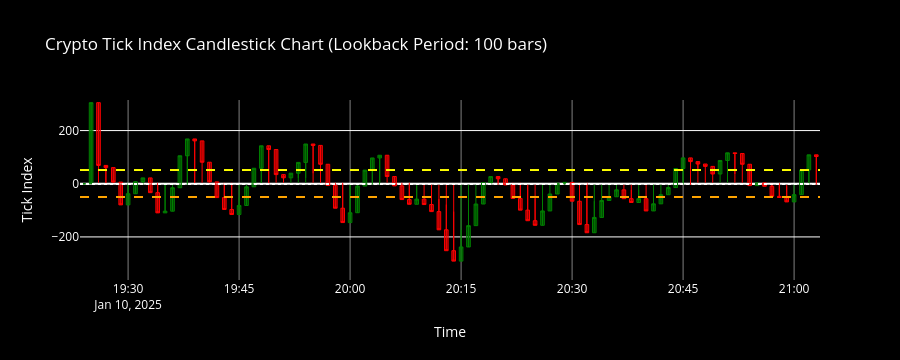

Notebook code for this chart:
### Code cell
# Initialize the exchange
exchange = ccxt.binance()

# Load markets to ensure symbols are available
exchange.load_markets()

# Customizable lookback period
LOOKBACK_PERIOD = 100  # Adjust this value to set the lookback period

# Retry helper function
def retry_with_backoff(func, max_retries=5, initial_delay=1, *args, **kwargs):
    retries = 0
    delay = initial_delay
    while retries < max_retries:
        try:
            return func(*args, **kwargs)
        except (ccxt.NetworkError, ccxt.ExchangeError, ConnectionError) as e:
            print(f"Error: {e}. Retrying in {delay} seconds...")
            time.sleep(delay)
            retries += 1
            delay *= 2  # Exponential backoff
    raise Exception("Max retries exceeded")

# Function to fetch USDT-paired cryptocurrencies (all spot pairs)
def fetch_all_usdt_pairs():
    return retry_with_backoff(
        lambda: [symbol for symbol in exchange.fetch_tickers() if symbol.endswith('/USDT')]
    )

# Function to fetch OHLCV data with a customizable lookback period
def fetch_ohlcv(symbol, timeframe='1m', limit=LOOKBACK_PERIOD):
    return retry_with_backoff(
        lambda: exchange.fetch_ohlcv(symbol, timeframe=timeframe, limit=limit)
    )

# Function to calculate tick direction (1 for up, -1 for down, 0 for no change)
def calculate_tick(df):
    df['tick'] = np.sign(df['close'].diff()).fillna(0)
    return df

# Create the figure widget
fig = make_subplots(rows=1, cols=1)

# Function to update the chart
def update_chart():
    try:
        # Fetch all USDT-paired cryptos
        crypto_symbols = fetch_all_usdt_pairs()

        # Fetch OHLCV data for all symbols
        data = {}
        for symbol in crypto_symbols:
            ohlcv = fetch_ohlcv(symbol)
            df = pd.DataFrame(ohlcv, columns=['timestamp', 'open', 'high', 'low', 'close', 'volume'])
            df['timestamp'] = pd.to_datetime(df['timestamp'], unit='ms')
            data[symbol] = df

        # Apply the tick calculation to all dataframes
        for symbol, df in data.items():
            data[symbol] = calculate_tick(df)

        # Create the combined DataFrame in one step
        tick_data = {'timestamp': data[crypto_symbols[0]]['timestamp']}
        for symbol, df in data.items():
            tick_data[symbol] = df['tick']

        # Convert dictionary to DataFrame
        tick_df = pd.DataFrame(tick_data)

        # Calculate the tick index (sum of ticks)
        tick_df['tick_index'] = tick_df[crypto_symbols].sum(axis=1)

        # Apply smoothing to the tick index
        smoothing_window = 4  # Adjust the window size as needed
        tick_df['smoothed_tick_index'] = tick_df['tick_index'].rolling(window=smoothing_window).mean().fillna(tick_df['tick_index'])

        # Calculate the high and low values within each interval
        tick_df['open'] = tick_df['smoothed_tick_index'].shift(1).fillna(tick_df['smoothed_tick_index'][0])
        tick_df['close'] = tick_df['smoothed_tick_index']
        high_low_window = 4  # Adjust the window size as needed
        tick_df['high'] = tick_df['smoothed_tick_index'].rolling(window=high_low_window).max().fillna(tick_df['smoothed_tick_index'])
        tick_df['low'] = tick_df['smoothed_tick_index'].rolling(window=high_low_window).min().fillna(tick_df['smoothed_tick_index'])

        # Implement limits for extreme values
        extreme_limit = 4
        tick_df['high'] = tick_df['high'].clip(upper=extreme_limit)
        tick_df['low'] = tick_df['low'].clip(lower=-extreme_limit)

        # Clear the existing figure
        fig.data = []

        # Add candlestick trace
        candlestick = go.Candlestick(
            x=tick_df['timestamp'],
            open=tick_df['open'],
            high=tick_df['high'],
            low=tick_df['low'],
            close=tick_df['close'],
            increasing_line_color='green',
            decreasing_line_color='red',
            line=dict(width=1)
        )
        fig.add_trace(candlestick, row=1, col=1)

        # Add horizontal lines
        fig.add_hline(y=50, line=dict(color='yellow', width=1, dash='dash'), row=1, col=1)
        fig.add_hline(y=-50, line=dict(color='orange', width=1, dash='dash'), row=1, col=1)
        fig.add_hline(y=0, line=dict(color='white', width=1, dash='dot'), row=1, col=1)

        # Update layout
        fig.update_layout(
            title=f'Crypto Tick Index Candlestick Chart (Lookback Period: {LOOKBACK_PERIOD} bars)',
            xaxis_title='Time',
            yaxis_title='Tick Index',
            xaxis_rangeslider_visible=False,
            yaxis=dict(
                range=[tick_df['tick_index'].min() - 10, tick_df['tick_index'].max() + 10]
            ),
            plot_bgcolor='black',
            paper_bgcolor='black',
            font=dict(color='white'),
            xaxis=dict(gridcolor='gray')
        )

        # Clear the output and display the updated figure
        clear_output(wait=True)
        display(fig)
    except Exception as e:
        print(f"Failed to update chart: {e}")

# Schedule the chart to update every minute
schedule.every(1).minutes.do(update_chart)

# Flag to control the scheduler
running = True

def run_scheduler():
    while running:
        schedule.run_pending()
        time.sleep(1)

def stop_scheduler():
    global running
    running = False

# Start the scheduler in a separate thread
scheduler_thread = threading.Thread(target=run_scheduler)
scheduler_thread.start()

# Initial chart update
update_chart()

# Stop the scheduler after 3 hours
time.sleep(6 * 60 * 60)  # Run for 3 hours
stop_scheduler()
scheduler_thread.join()
